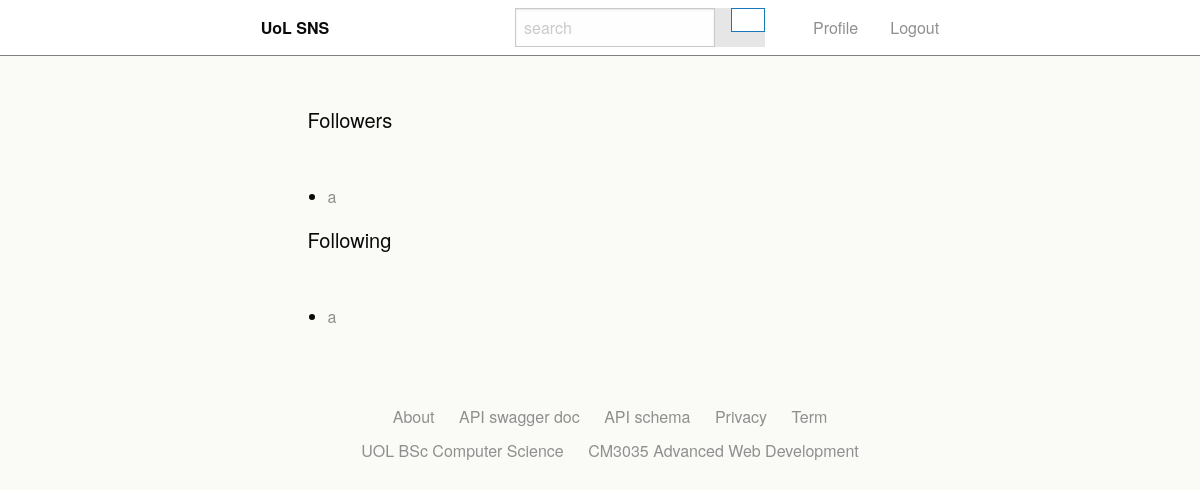
Page /friend_list/ (signed in) on the earlier database version.
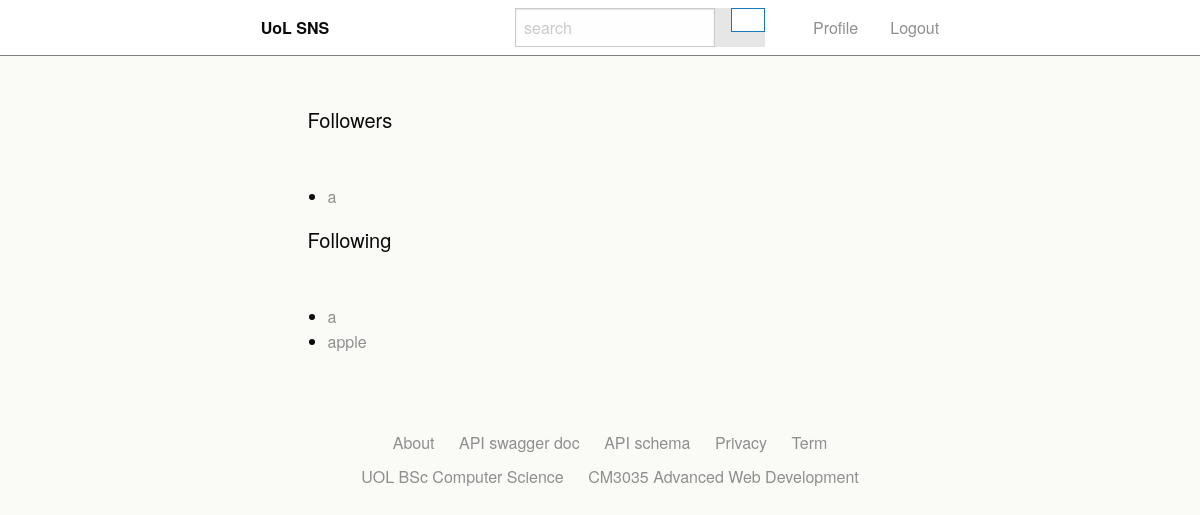
Same page on the later database version.
### snsApp/models.py (models this page shows)
class Follower(models.Model):
    user = models.CharField(max_length=200)
    follower = models.CharField(max_length=200)
    chat_room = models.CharField(max_length=100, null=True)

### snsApp/views.py (the view)
# urls.py: path('friend_list/', views.network_list, name='network-list'),
def network_list(request):
    if request.method == "GET":
        follower_list=[]
        followers = Follower.objects.filter(user=request.user)
        for user in followers:
            follower_list.append(user)
        following_list=[]
        followings = Follower.objects.filter(follower=request.user)
        for user in followings:
            following_list.append(user)
        return render(request, "snsApp/network.html", {"follower_list":follower_list, "following_list":following_list})
    else:
        return HttpResponseRedirect("user_home/")

### snsApp/templates/snsApp/network.html (shortened to what this page needs)
{% include "./header.html" %}
<body>
  {% include "./nav.html" %}
  <div class="grid-containor">
    <div class="grid-x grid-margin-x">
      <div class="cell large-7">
        <h5 style="margin-bottom:50px;">Followers</h5>
        <ul>
          {% for user in follower_list %}
            <li><a href="/{{ user.follower }}/">{{ user.follower }}</a></li>
          {% endfor %}
        </ul>
        <h5 style="margin-bottom:50px;">Following</h5>
        <ul>
          {% for user in following_list %}
          <li><a href="/{{ user.user }}/">{{ user.user }}</a></li>
          {% endfor %}
        </ul>
      </div>
    </div>
  </div>
  {% include "./footer.html" %}
</body>

Differences in the rows shown:
added Follower: user "apple", shown under "Following"
